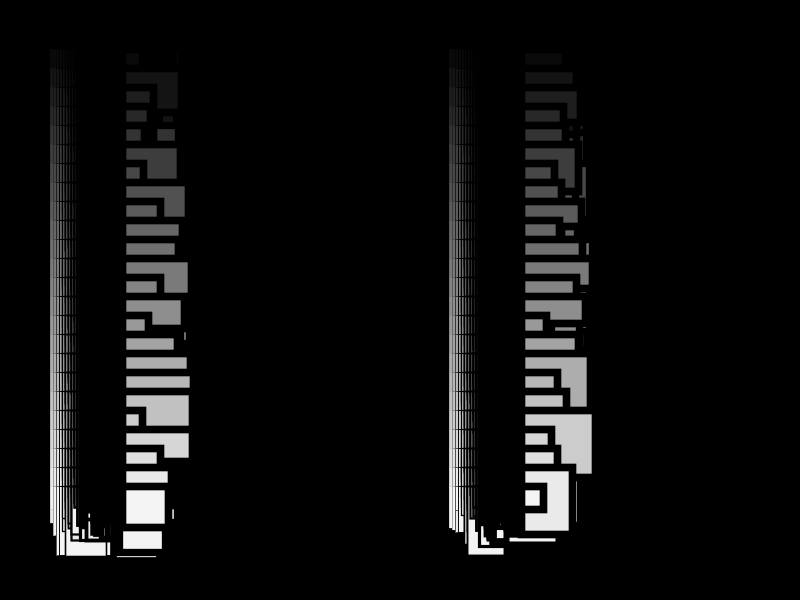
Frame 1 (no input)
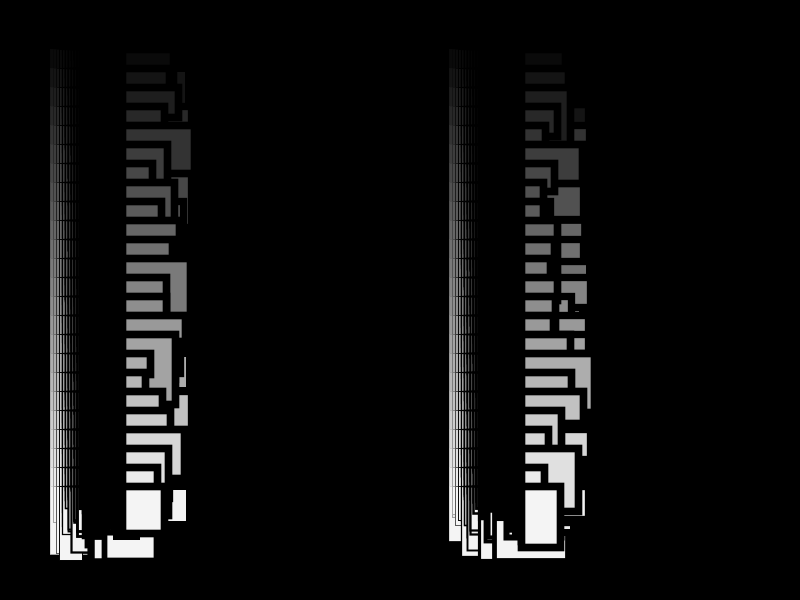
Frame 60 (the mouse pressed at the canvas centre just before this capture)
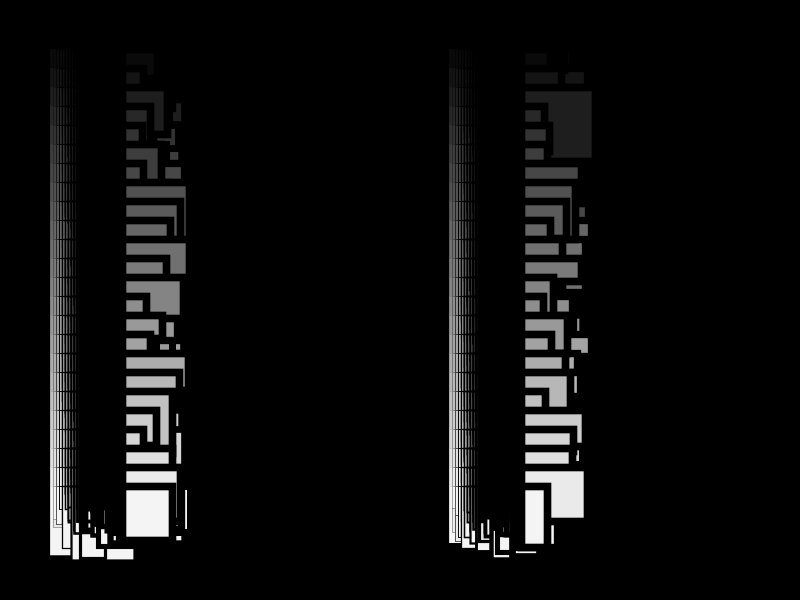
Frame 120 (the mouse held since frame 60 and released just before this capture)

The Processing sketch that drew these frames (run headless with seeded random() and noise(); from frame 60 on, the mouse is pressed at the canvas centre):

// Processing sketch: processing_16956
// ── processing_16956.pde

void setup()
{
  size(800,600);
  smooth();
}

void draw()
{
  background(0);
  frameRate(4);
  for(int i=0;i<2;i++)
    trucFucker(i*399);
}
void trucFucker(int a)
{
  for(int i=0;i<25;i++)
    for(int j=0;j<25;j++)
    {
      fill(j*10.2);
      strokeWeight(i/3.14);
      rect(a+i*3+50,j*19+30,random(20,75),random(20,75));
    }
}
